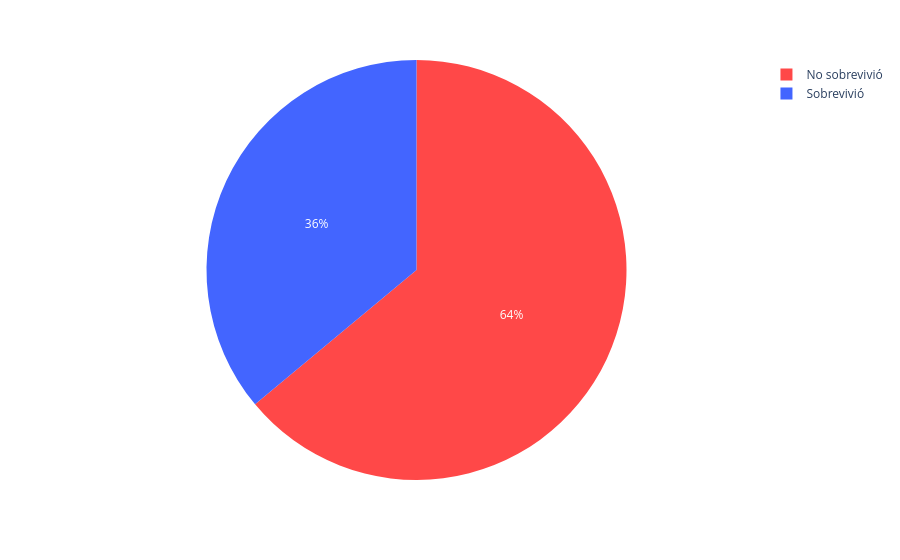

Notebook source saved alongside this figure:
### Markdown cell above
Realizar lo mismo para los pasajeros con edad entre 18 y 40 años

### Code cell
sobrevivientes_18_40 = df_adultos_18_40['Sobreviviente'].value_counts()
sobrevivientes_18_40 = sobrevivientes_18_40.reset_index()
print(sobrevivientes_18_40)

mapeo_colores = {
    'Sobrevivió': '#4365ff',
    'No sobrevivió': '#ff4848'
}

fig_pie_sobrevivientes_18_40 = px.pie(
    sobrevivientes_18_40,
    values='count',
    names='Sobreviviente',
    color='Sobreviviente',
    color_discrete_map=mapeo_colores
)

fig_pie_sobrevivientes_18_40.show()

### Figure 1 — Plotly figure (JSON) as saved in the notebook; plotly's stock layout.template omitted (floating-point values rounded to 4 significant figures)
{"data": [{"customdata": [["No sobrevivió"], ["Sobrevivió"]], "domain": {"x": [0, 1], "y": [0, 1]}, "hovertemplate": "Sobreviviente=%{customdata[0]}<br>count=%{value}<extra></extra>", "labels": ["No sobrevivió", "Sobrevivió"], "legendgroup": "", "marker": {"colors": ["#ff4848", "#4365ff"]}, "name": "", "showlegend": true, "type": "pie", "values": [385, 217]}], "layout": {"legend": {"tracegroupgap": 0}, "margin": {"t": 60}}}
